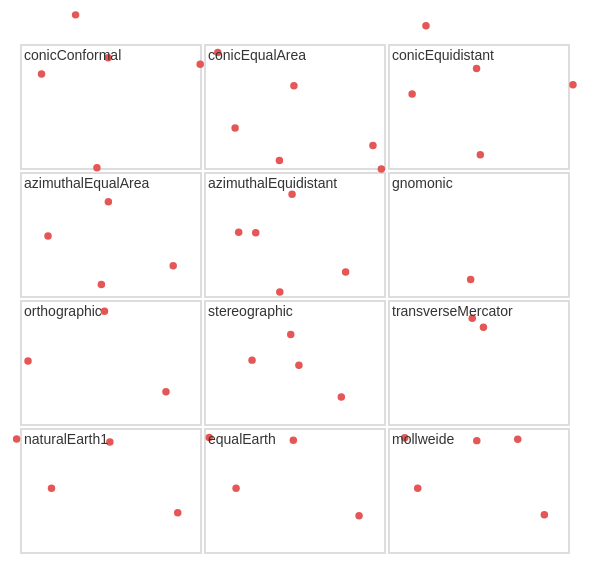

Write a Vega-Lite specification for this figure.
### Vega specification from a JSON file in a GitHub repository (floating-point values rounded to 4 significant figures)
{"$schema": "https://vega.github.io/schema/vega/v6.json", "description": "The twelve projections no chart in the corpus had drawn, each given the same graticule and the same four cities so the differences between them are the only thing on screen. The three conics take their parallels from the specification, the azimuthals and the gnomonic clip to a cap around their centre, the orthographic shows only the hemisphere facing the reader, and the transverse Mercator is the ordinary one turned on its side. Nothing here is decorative: a projection is a pair of trigonometric formulas and a clip, and a wrong sign in either draws a plausible-looking map of somewhere else.", "width": 280, "height": 260, "padding": 5, "background": "white", "data": [{"name": "grid", "transform": [{"type": "graticule", "step": [30, 30]}]}, {"name": "cities", "values": [{"name": "quito", "lon": -78.5, "lat": -0.2}, {"name": "oslo", "lon": 10.7, "lat": 59.9}, {"name": "perth", "lon": 115.9, "lat": -32.0}, {"name": "nome", "lon": -165.4, "lat": 64.5}], "transform": [{"type": "geopoint", "projection": "conicConformal", "fields": ["lon", "lat"], "as": ["conicConformalX", "conicConformalY"]}, {"type": "geopoint", "projection": "conicEqualArea", "fields": ["lon", "lat"], "as": ["conicEqualAreaX", "conicEqualAreaY"]}, {"type": "geopoint", "projection": "conicEquidistant", "fields": ["lon", "lat"], "as": ["conicEquidistantX", "conicEquidistantY"]}, {"type": "geopoint", "projection": "azimuthalEqualArea", "fields": ["lon", "lat"], "as": ["azimuthalEqualAreaX", "azimuthalEqualAreaY"]}, {"type": "geopoint", "projection": "azimuthalEquidistant", "fields": ["lon", "lat"], "as": ["azimuthalEquidistantX", "azimuthalEquidistantY"]}, {"type": "geopoint", "projection": "gnomonic", "fields": ["lon", "lat"], "as": ["gnomonicX", "gnomonicY"]}, {"type": "geopoint", "projection": "orthographic", "fields": ["lon", "lat"], "as": ["orthographicX", "orthographicY"]}, {"type": "geopoint", "projection": "stereographic", "fields": ["lon", "lat"], "as": ["stereographicX", "stereographicY"]}, {"type": "geopoint", "projection": "transverseMercator", "fields": ["lon", "lat"], "as": ["transverseMercatorX", "transverseMercatorY"]}, {"type": "geopoint", "projection": "naturalEarth1", "fields": ["lon", "lat"], "as": ["naturalEarth1X", "naturalEarth1Y"]}, {"type": "geopoint", "projection": "equalEarth", "fields": ["lon", "lat"], "as": ["equalEarthX", "equalEarthY"]}, {"type": "geopoint", "projection": "mollweide", "fields": ["lon", "lat"], "as": ["mollweideX", "mollweideY"]}]}], "projections": [{"name": "conicConformal", "type": "conicConformal", "scale": 22, "translate": [42, 30], "parallels": [20, 60]}, {"name": "conicEqualArea", "type": "conicEqualArea", "scale": 22, "translate": [42, 30], "parallels": [-20, 40]}, {"name": "conicEquidistant", "type": "conicEquidistant", "scale": 22, "translate": [42, 30], "parallels": [10, 50]}, {"name": "azimuthalEqualArea", "type": "azimuthalEqualArea", "scale": 22, "translate": [42, 30], "rotate": [0, -20, 0]}, {"name": "azimuthalEquidistant", "type": "azimuthalEquidistant", "scale": 18, "translate": [42, 30]}, {"name": "gnomonic", "type": "gnomonic", "scale": 22, "translate": [42, 30]}, {"name": "orthographic", "type": "orthographic", "scale": 38, "translate": [42, 30], "rotate": [-10, -20, 0]}, {"name": "stereographic", "type": "stereographic", "scale": 22, "translate": [42, 30]}, {"name": "transverseMercator", "type": "transverseMercator", "scale": 20, "translate": [42, 30], "rotate": [-10, 0, 0]}, {"name": "naturalEarth1", "type": "naturalEarth1", "scale": 22, "translate": [42, 30]}, {"name": "equalEarth", "type": "equalEarth", "scale": 22, "translate": [42, 30]}, {"name": "mollweide", "type": "mollweide", "scale": 22, "translate": [42, 30]}], "marks": [{"type": "group", "encode": {"enter": {"x": {"value": 0}, "y": {"value": 0}, "width": {"value": 90}, "height": {"value": 62}, "stroke": {"value": "#dddddd"}}}, "marks": [{"type": "path", "from": {"data": "grid"}, "encode": {"enter": {"stroke": {"value": "#bbbbbb"}, "strokeWidth": {"value": 0.3}, "fill": {"value": "transparent"}}}, "transform": [{"type": "geopath", "projection": "conicConformal"}]}, {"type": "symbol", "from": {"data": "cities"}, "encode": {"enter": {"size": {"value": 14}, "fill": {"value": "#e45756"}, "x": {"field": "conicConformalX"}, "y": {"field": "conicConformalY"}}}}, {"type": "text", "encode": {"enter": {"x": {"value": 2}, "y": {"value": 8}, "text": {"value": "conicConformal"}, "fontSize": {"value": 7}, "fill": {"value": "#333333"}}}}]}, {"type": "group", "encode": {"enter": {"x": {"value": 92}, "y": {"value": 0}, "width": {"value": 90}, "height": {"value": 62}, "stroke": {"value": "#dddddd"}}}, "marks": [{"type": "path", "from": {"data": "grid"}, "encode": {"enter": {"stroke": {"value": "#bbbbbb"}, "strokeWidth": {"value": 0.3}, "fill": {"value": "transparent"}}}, "transform": [{"type": "geopath", "projection": "conicEqualArea"}]}, {"type": "symbol", "from": {"data": "cities"}, "encode": {"enter": {"size": {"value": 14}, "fill": {"value": "#e45756"}, "x": {"field": "conicEqualAreaX"}, "y": {"field": "conicEqualAreaY"}}}}, {"type": "text", "encode": {"enter": {"x": {"value": 2}, "y": {"value": 8}, "text": {"value": "conicEqualArea"}, "fontSize": {"value": 7}, "fill": {"value": "#333333"}}}}]}, {"type": "group", "encode": {"enter": {"x": {"value": 184}, "y": {"value": 0}, "width": {"value": 90}, "height": {"value": 62}, "stroke": {"value": "#dddddd"}}}, "marks": [{"type": "path", "from": {"data": "grid"}, "encode": {"enter": {"stroke": {"value": "#bbbbbb"}, "strokeWidth": {"value": 0.3}, "fill": {"value": "transparent"}}}, "transform": [{"type": "geopath", "projection": "conicEquidistant"}]}, {"type": "symbol", "from": {"data": "cities"}, "encode": {"enter": {"size": {"value": 14}, "fill": {"value": "#e45756"}, "x": {"field": "conicEquidistantX"}, "y": {"field": "conicEquidistantY"}}}}, {"type": "text", "encode": {"enter": {"x": {"value": 2}, "y": {"value": 8}, "text": {"value": "conicEquidistant"}, "fontSize": {"value": 7}, "fill": {"value": "#333333"}}}}]}, {"type": "group", "encode": {"enter": {"x": {"value": 0}, "y": {"value": 64}, "width": {"value": 90}, "height": {"value": 62}, "stroke": {"value": "#dddddd"}}}, "marks": [{"type": "path", "from": {"data": "grid"}, "encode": {"enter": {"stroke": {"value": "#bbbbbb"}, "strokeWidth": {"value": 0.3}, "fill": {"value": "transparent"}}}, "transform": [{"type": "geopath", "projection": "azimuthalEqualArea"}]}, {"type": "symbol", "from": {"data": "cities"}, "encode": {"enter": {"size": {"value": 14}, "fill": {"value": "#e45756"}, "x": {"field": "azimuthalEqualAreaX"}, "y": {"field": "azimuthalEqualAreaY"}}}}, {"type": "text", "encode": {"enter": {"x": {"value": 2}, "y": {"value": 8}, "text": {"value": "azimuthalEqualArea"}, "fontSize": {"value": 7}, "fill": {"value": "#333333"}}}}]}, {"type": "group", "encode": {"enter": {"x": {"value": 92}, "y": {"value": 64}, "width": {"value": 90}, "height": {"value": 62}, "stroke": {"value": "#dddddd"}}}, "marks": [{"type": "path", "from": {"data": "grid"}, "encode": {"enter": {"stroke": {"value": "#bbbbbb"}, "strokeWidth": {"value": 0.3}, "fill": {"value": "transparent"}}}, "transform": [{"type": "geopath", "projection": "azimuthalEquidistant"}]}, {"type": "symbol", "from": {"data": "cities"}, "encode": {"enter": {"size": {"value": 14}, "fill": {"value": "#e45756"}, "x": {"field": "azimuthalEquidistantX"}, "y": {"field": "azimuthalEquidistantY"}}}}, {"type": "text", "encode": {"enter": {"x": {"value": 2}, "y": {"value": 8}, "text": {"value": "azimuthalEquidistant"}, "fontSize": {"value": 7}, "fill": {"value": "#333333"}}}}]}, {"type": "group", "encode": {"enter": {"x": {"value": 184}, "y": {"value": 64}, "width": {"value": 90}, "height": {"value": 62}, "stroke": {"value": "#dddddd"}}}, "marks": [{"type": "path", "from": {"data": "grid"}, "encode": {"enter": {"stroke": {"value": "#bbbbbb"}, "strokeWidth": {"value": 0.3}, "fill": {"value": "transparent"}}}, "transform": [{"type": "geopath", "projection": "gnomonic"}]}, {"type": "symbol", "from": {"data": "cities"}, "encode": {"enter": {"size": {"value": 14}, "fill": {"value": "#e45756"}, "x": {"field": "gnomonicX"}, "y": {"field": "gnomonicY"}}}}, {"type": "text", "encode": {"enter": {"x": {"value": 2}, "y": {"value": 8}, "text": {"value": "gnomonic"}, "fontSize": {"value": 7}, "fill": {"value": "#333333"}}}}]}, {"type": "group", "encode": {"enter": {"x": {"value": 0}, "y": {"value": 128}, "width": {"value": 90}, "height": {"value": 62}, "stroke": {"value": "#dddddd"}}}, "marks": [{"type": "path", "from": {"data": "grid"}, "encode": {"enter": {"stroke": {"value": "#bbbbbb"}, "strokeWidth": {"value": 0.3}, "fill": {"value": "transparent"}}}, "transform": [{"type": "geopath", "projection": "orthographic"}]}, {"type": "symbol", "from": {"data": "cities"}, "encode": {"enter": {"size": {"value": 14}, "fill": {"value": "#e45756"}, "x": {"field": "orthographicX"}, "y": {"field": "orthographicY"}}}}, {"type": "text", "encode": {"enter": {"x": {"value": 2}, "y": {"value": 8}, "text": {"value": "orthographic"}, "fontSize": {"value": 7}, "fill": {"value": "#333333"}}}}]}, {"type": "group", "encode": {"enter": {"x": {"value": 92}, "y": {"value": 128}, "width": {"value": 90}, "height": {"value": 62}, "stroke": {"value": "#dddddd"}}}, "marks": [{"type": "path", "from": {"data": "grid"}, "encode": {"enter": {"stroke": {"value": "#bbbbbb"}, "strokeWidth": {"value": 0.3}, "fill": {"value": "transparent"}}}, "transform": [{"type": "geopath", "projection": "stereographic"}]}, {"type": "symbol", "from": {"data": "cities"}, "encode": {"enter": {"size": {"value": 14}, "fill": {"value": "#e45756"}, "x": {"field": "stereographicX"}, "y": {"field": "stereographicY"}}}}, {"type": "text", "encode": {"enter": {"x": {"value": 2}, "y": {"value": 8}, "text": {"value": "stereographic"}, "fontSize": {"value": 7}, "fill": {"value": "#333333"}}}}]}, {"type": "group", "encode": {"enter": {"x": {"value": 184}, "y": {"value": 128}, "width": {"value": 90}, "height": {"value": 62}, "stroke": {"value": "#dddddd"}}}, "marks": [{"type": "path", "from": {"data": "grid"}, "encode": {"enter": {"stroke": {"value": "#bbbbbb"}, "strokeWidth": {"value": 0.3}, "fill": {"value": "transparent"}}}, "transform": [{"type": "geopath", "projection": "transverseMercator"}]}, {"type": "symbol", "from": {"data": "cities"}, "encode": {"enter": {"size": {"value": 14}, "fill": {"value": "#e45756"}, "x": {"field": "transverseMercatorX"}, "y": {"field": "transverseMercatorY"}}}}, {"type": "text", "encode": {"enter": {"x": {"value": 2}, "y": {"value": 8}, "text": {"value": "transverseMercator"}, "fontSize": {"value": 7}, "fill": {"value": "#333333"}}}}]}, {"type": "group", "encode": {"enter": {"x": {"value": 0}, "y": {"value": 192}, "width": {"value": 90}, "height": {"value": 62}, "stroke": {"value": "#dddddd"}}}, "marks": [{"type": "path", "from": {"data": "grid"}, "encode": {"enter": {"stroke": {"value": "#bbbbbb"}, "strokeWidth": {"value": 0.3}, "fill": {"value": "transparent"}}}, "transform": [{"type": "geopath", "projection": "naturalEarth1"}]}, {"type": "symbol", "from": {"data": "cities"}, "encode": {"enter": {"size": {"value": 14}, "fill": {"value": "#e45756"}, "x": {"field": "naturalEarth1X"}, "y": {"field": "naturalEarth1Y"}}}}, {"type": "text", "encode": {"enter": {"x": {"value": 2}, "y": {"value": 8}, "text": {"value": "naturalEarth1"}, "fontSize": {"value": 7}, "fill": {"value": "#333333"}}}}]}, {"type": "group", "encode": {"enter": {"x": {"value": 92}, "y": {"value": 192}, "width": {"value": 90}, "height": {"value": 62}, "stroke": {"value": "#dddddd"}}}, "marks": [{"type": "path", "from": {"data": "grid"}, "encode": {"enter": {"stroke": {"value": "#bbbbbb"}, "strokeWidth": {"value": 0.3}, "fill": {"value": "transparent"}}}, "transform": [{"type": "geopath", "projection": "equalEarth"}]}, {"type": "symbol", "from": {"data": "cities"}, "encode": {"enter": {"size": {"value": 14}, "fill": {"value": "#e45756"}, "x": {"field": "equalEarthX"}, "y": {"field": "equalEarthY"}}}}, {"type": "text", "encode": {"enter": {"x": {"value": 2}, "y": {"value": 8}, "text": {"value": "equalEarth"}, "fontSize": {"value": 7}, "fill": {"value": "#333333"}}}}]}, {"type": "group", "encode": {"enter": {"x": {"value": 184}, "y": {"value": 192}, "width": {"value": 90}, "height": {"value": 62}, "stroke": {"value": "#dddddd"}}}, "marks": [{"type": "path", "from": {"data": "grid"}, "encode": {"enter": {"stroke": {"value": "#bbbbbb"}, "strokeWidth": {"value": 0.3}, "fill": {"value": "transparent"}}}, "transform": [{"type": "geopath", "projection": "mollweide"}]}, {"type": "symbol", "from": {"data": "cities"}, "encode": {"enter": {"size": {"value": 14}, "fill": {"value": "#e45756"}, "x": {"field": "mollweideX"}, "y": {"field": "mollweideY"}}}}, {"type": "text", "encode": {"enter": {"x": {"value": 2}, "y": {"value": 8}, "text": {"value": "mollweide"}, "fontSize": {"value": 7}, "fill": {"value": "#333333"}}}}]}]}
